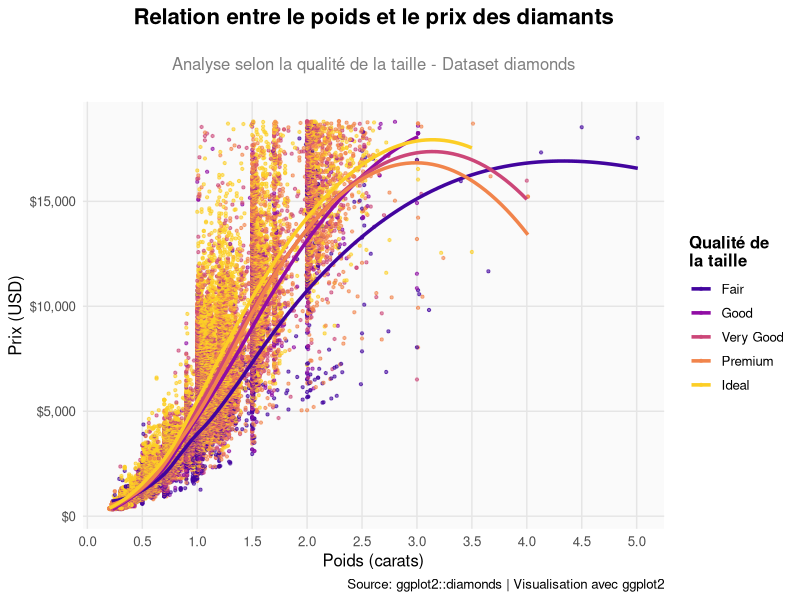

Recreate this plot in R.
## ---- chunk 1
library(ggplot2)
library(scales)
## ---- chunk 2
# Chargement des bibliothèques nécessaires
library(ggplot2)
library(dplyr)
library(scales)


# Création d'un graphique élégant
ggplot(diamonds, aes(x = carat, y = price, color = cut)) +
  # Points avec transparence pour éviter la surcharge
  geom_point(alpha = 0.6, size = 0.8) +
  
  # Ligne de tendance lisse pour chaque type de cut
  geom_smooth(method = "loess", se = FALSE, size = 1.2) +
  
  # Palette de couleurs élégante
  scale_color_viridis_d(name = "Qualité de\nla taille", 
                        option = "plasma",
                        begin = 0.1, end = 0.9) +
  
  # Formatage des axes
  scale_x_continuous(name = "Poids (carats)", 
                     breaks = seq(0, 5, 0.5),
                     labels = number_format(accuracy = 0.1)) +
  
  scale_y_continuous(name = "Prix (USD)", 
                     labels = dollar_format(),
                     breaks = seq(0, 20000, 5000)) +
  
  # Thème élégant
  theme_minimal(base_size = 12) +
  theme(
    plot.title = element_text(size = 16, face = "bold", hjust = 0.5, 
                              margin = margin(b = 20)),
    plot.subtitle = element_text(size = 12, hjust = 0.5, 
                                 color = "gray50", margin = margin(b = 20)),
    legend.position = "right",
    legend.title = element_text(face = "bold"),
    panel.grid.minor = element_blank(),
    panel.grid.major = element_line(color = "gray90", size = 0.5),
    plot.background = element_rect(fill = "white", color = NA),
    panel.background = element_rect(fill = "gray98", color = NA)
  ) +
  
  # Titres
  labs(
    title = "Relation entre le poids et le prix des diamants",
    subtitle = "Analyse selon la qualité de la taille - Dataset diamonds",
    caption = "Source: ggplot2::diamonds | Visualisation avec ggplot2"
  )
